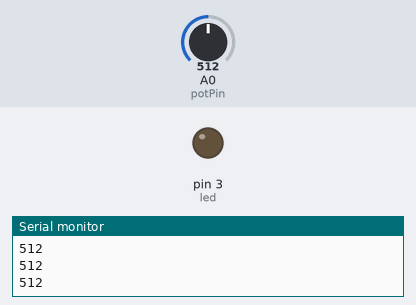
This sketch was run on a simulated Arduino Uno, built with avr-gcc and run on an emulated ATmega328P. Parts: output pins drawn as LEDs (lit = HIGH), the last lines printed to the serial monitor. The test bench sets the inputs (shaded band); at power-on: A0 (potPin) = 512.

Above: at 1.2 s.
1.3 s: A0 (potPin) set to 986
2.8 s: A0 (potPin) set to 1012
At 3.5 s:
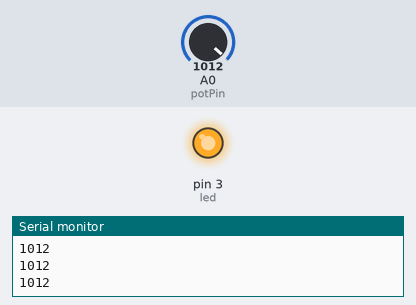
4.4 s: A0 (potPin) set to 990
At 4.9 s:
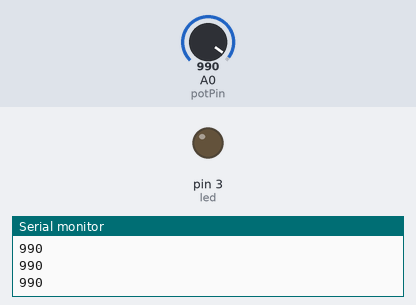
6.0 s: A0 (potPin) set to 1010
At 7.5 s:
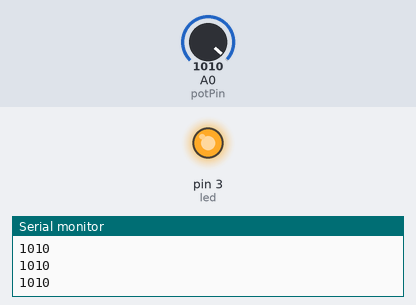
Timing chart, 0 to 8.6 s (numbered marks = the images above; inputs shaded):
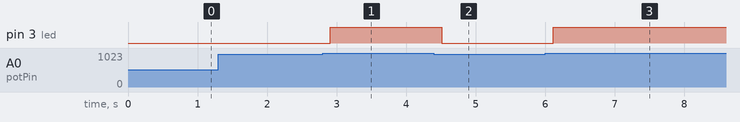

Measured:
- the behaviour switches between 1000 and 1001 on A0 (potPin) (found by bisection; images 0 and 1)
- after the input at 2.8 s, pin 3 (led): LOW → HIGH after 0.11 s
- after the input at 4.4 s, pin 3 (led): HIGH → LOW after 0.11 s
- after the input at 6.0 s, pin 3 (led): LOW → HIGH after 0.12 s

The sketch:

while_loops.ino
```cpp
int potVal;
int potPin = A0;
int led = 3;
int delayTime = 100;


void setup () {

  Serial.begin(9600);

  pinMode(potPin, INPUT);
  pinMode(led, OUTPUT);

}

void loop () {

  potVal = analogRead(potPin);
  Serial.println(potVal);
  delay(delayTime);

  while (potVal>1000) {

      digitalWrite(led, HIGH);

      potVal = analogRead(potPin);

      Serial.println(potVal);

      delay(delayTime);

    }

  digitalWrite(led, LOW);

}
```
